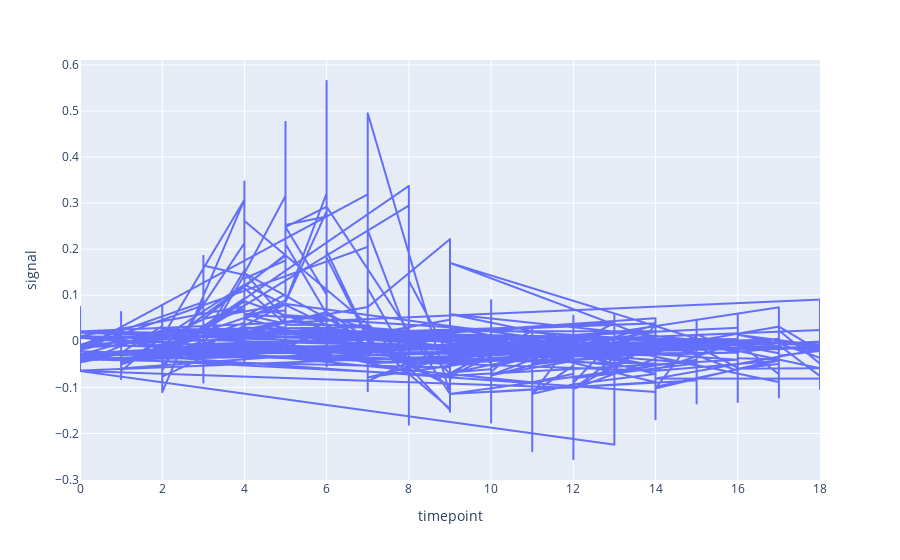

Notebook cell for this chart:
### Code cell
px.line(df,x='timepoint',y='signal')

### Figure 1 — Plotly figure (JSON) as saved in the notebook; plotly's stock layout.template omitted (floating-point values rounded to 4 significant figures; data arrays with more than 128 entries replaced by an {"elided": "..."} marker saying what was removed)
{"data": [{"hovertemplate": "timepoint=%{x}<br>signal=%{y}<extra></extra>", "legendgroup": "", "line": {"color": "#636efa", "dash": "solid"}, "marker": {"symbol": "circle"}, "mode": "lines", "name": "", "showlegend": false, "type": "scattergl", "x": {"elided": "1064 int values"}, "xaxis": "x", "y": {"elided": "1064 float values"}, "yaxis": "y"}], "layout": {"legend": {"tracegroupgap": 0}, "margin": {"t": 60}, "xaxis": {"anchor": "y", "domain": [0, 1], "title": {"text": "timepoint"}}, "yaxis": {"anchor": "x", "domain": [0, 1], "title": {"text": "signal"}}}}
